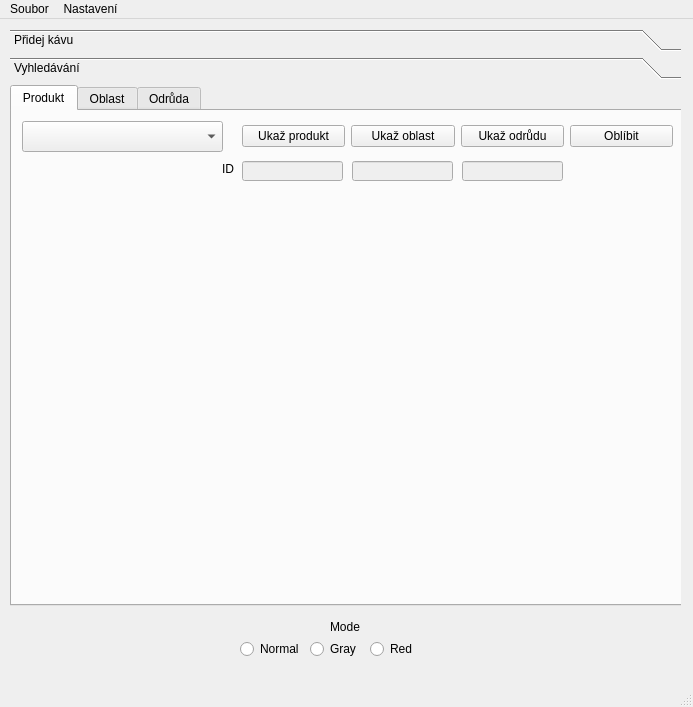
<?xml version="1.0" encoding="UTF-8"?>
<ui version="4.0">
 <class>MainWindow</class>
 <widget class="QMainWindow" name="MainWindow">
  <property name="geometry">
   <rect>
    <x>0</x>
    <y>0</y>
    <width>693</width>
    <height>707</height>
   </rect>
  </property>
  <property name="windowTitle">
   <string>MainWindow</string>
  </property>
  <widget class="QWidget" name="centralwidget">
   <widget class="QToolBox" name="toolBox">
    <property name="geometry">
     <rect>
      <x>10</x>
      <y>10</y>
      <width>671</width>
      <height>591</height>
     </rect>
    </property>
    <property name="focusPolicy">
     <enum>Qt::NoFocus</enum>
    </property>
    <property name="toolTip">
     <string>RFD</string>
    </property>
    <property name="currentIndex">
     <number>1</number>
    </property>
    <widget class="QWidget" name="page">
     <property name="geometry">
      <rect>
       <x>0</x>
       <y>0</y>
       <width>671</width>
       <height>529</height>
      </rect>
     </property>
     <attribute name="label">
      <string>Přidej kávu</string>
     </attribute>
     <widget class="QLabel" name="label_5">
      <property name="geometry">
       <rect>
        <x>10</x>
        <y>430</y>
        <width>68</width>
        <height>19</height>
       </rect>
      </property>
      <property name="text">
       <string>Chuť</string>
      </property>
     </widget>
     <widget class="QLabel" name="label_6">
      <property name="geometry">
       <rect>
        <x>10</x>
        <y>100</y>
        <width>81</width>
        <height>19</height>
       </rect>
      </property>
      <property name="text">
       <string>Zpracování</string>
      </property>
     </widget>
     <widget class="QLabel" name="label_7">
      <property name="geometry">
       <rect>
        <x>10</x>
        <y>350</y>
        <width>68</width>
        <height>19</height>
       </rect>
      </property>
      <property name="text">
       <string>Oblast</string>
      </property>
     </widget>
     <widget class="QLabel" name="label_8">
      <property name="geometry">
       <rect>
        <x>10</x>
        <y>150</y>
        <width>68</width>
        <height>19</height>
       </rect>
      </property>
      <property name="text">
       <string>Intenzita</string>
      </property>
     </widget>
     <widget class="QLabel" name="label_9">
      <property name="geometry">
       <rect>
        <x>10</x>
        <y>200</y>
        <width>68</width>
        <height>19</height>
       </rect>
      </property>
      <property name="text">
       <string>Kyselost</string>
      </property>
     </widget>
     <widget class="QLabel" name="label_32">
      <property name="geometry">
       <rect>
        <x>10</x>
        <y>250</y>
        <width>68</width>
        <height>19</height>
       </rect>
      </property>
      <property name="text">
       <string>Pražení</string>
      </property>
     </widget>
     <widget class="QLabel" name="label_11">
      <property name="geometry">
       <rect>
        <x>10</x>
        <y>300</y>
        <width>68</width>
        <height>19</height>
       </rect>
      </property>
      <property name="text">
       <string>Odrůda</string>
      </property>
     </widget>
     <widget class="QLineEdit" name="lineEdit_produkt">
      <property name="geometry">
       <rect>
        <x>120</x>
        <y>0</y>
        <width>189</width>
        <height>25</height>
       </rect>
      </property>
     </widget>
     <widget class="QComboBox" name="comboBox_process">
      <property name="geometry">
       <rect>
        <x>120</x>
        <y>100</y>
        <width>189</width>
        <height>25</height>
       </rect>
      </property>
     </widget>
     <widget class="QComboBox" name="comboBox_intenz">
      <property name="geometry">
       <rect>
        <x>120</x>
        <y>150</y>
        <width>189</width>
        <height>25</height>
       </rect>
      </property>
     </widget>
     <widget class="QComboBox" name="comboBox_acid">
      <property name="geometry">
       <rect>
        <x>120</x>
        <y>200</y>
        <width>189</width>
        <height>25</height>
       </rect>
      </property>
     </widget>
     <widget class="QComboBox" name="comboBox_roast">
      <property name="geometry">
       <rect>
        <x>120</x>
        <y>250</y>
        <width>189</width>
        <height>25</height>
       </rect>
      </property>
     </widget>
     <widget class="QComboBox" name="comboBox_var">
      <property name="geometry">
       <rect>
        <x>120</x>
        <y>300</y>
        <width>191</width>
        <height>25</height>
       </rect>
      </property>
     </widget>
     <widget class="QComboBox" name="comboBox_place_2">
      <property name="geometry">
       <rect>
        <x>120</x>
        <y>350</y>
        <width>191</width>
        <height>25</height>
       </rect>
      </property>
     </widget>
     <widget class="QLabel" name="label_12">
      <property name="geometry">
       <rect>
        <x>10</x>
        <y>0</y>
        <width>68</width>
        <height>19</height>
       </rect>
      </property>
      <property name="text">
       <string>Produkt</string>
      </property>
     </widget>
     <widget class="QPushButton" name="pridatpr">
      <property name="geometry">
       <rect>
        <x>160</x>
        <y>500</y>
        <width>121</width>
        <height>27</height>
       </rect>
      </property>
      <property name="text">
       <string>Přidat produkt</string>
      </property>
     </widget>
     <widget class="QLineEdit" name="lineEdit_oblast">
      <property name="geometry">
       <rect>
        <x>470</x>
        <y>0</y>
        <width>189</width>
        <height>25</height>
       </rect>
      </property>
     </widget>
     <widget class="QLineEdit" name="lineEdit_vyskaod">
      <property name="geometry">
       <rect>
        <x>470</x>
        <y>100</y>
        <width>81</width>
        <height>25</height>
       </rect>
      </property>
     </widget>
     <widget class="QLineEdit" name="lineEdit_vyskado">
      <property name="geometry">
       <rect>
        <x>580</x>
        <y>100</y>
        <width>81</width>
        <height>25</height>
       </rect>
      </property>
     </widget>
     <widget class="QComboBox" name="comboBox_clima">
      <property name="geometry">
       <rect>
        <x>470</x>
        <y>150</y>
        <width>189</width>
        <height>25</height>
       </rect>
      </property>
     </widget>
     <widget class="QComboBox" name="comboBox_country">
      <property name="geometry">
       <rect>
        <x>470</x>
        <y>200</y>
        <width>189</width>
        <height>25</height>
       </rect>
      </property>
     </widget>
     <widget class="QLineEdit" name="lineEdit_odruda">
      <property name="geometry">
       <rect>
        <x>470</x>
        <y>280</y>
        <width>189</width>
        <height>25</height>
       </rect>
      </property>
     </widget>
     <widget class="QLineEdit" name="lineEdit_vznik">
      <property name="geometry">
       <rect>
        <x>470</x>
        <y>410</y>
        <width>191</width>
        <height>25</height>
       </rect>
      </property>
     </widget>
     <widget class="QLineEdit" name="lineEdit_region">
      <property name="geometry">
       <rect>
        <x>470</x>
        <y>440</y>
        <width>191</width>
        <height>25</height>
       </rect>
      </property>
     </widget>
     <widget class="QComboBox" name="comboBox_odolnost">
      <property name="geometry">
       <rect>
        <x>470</x>
        <y>470</y>
        <width>191</width>
        <height>25</height>
       </rect>
      </property>
     </widget>
     <widget class="QPushButton" name="add_place">
      <property name="geometry">
       <rect>
        <x>500</x>
        <y>240</y>
        <width>121</width>
        <height>27</height>
       </rect>
      </property>
      <property name="text">
       <string>Přidat oblast</string>
      </property>
     </widget>
     <widget class="QPushButton" name="add_variety">
      <property name="geometry">
       <rect>
        <x>500</x>
        <y>500</y>
        <width>121</width>
        <height>27</height>
       </rect>
      </property>
      <property name="text">
       <string>Přidat odrůdu</string>
      </property>
     </widget>
     <widget class="QLabel" name="label_13">
      <property name="geometry">
       <rect>
        <x>380</x>
        <y>0</y>
        <width>68</width>
        <height>19</height>
       </rect>
      </property>
      <property name="text">
       <string>Oblast</string>
      </property>
     </widget>
     <widget class="QLabel" name="label_14">
      <property name="geometry">
       <rect>
        <x>380</x>
        <y>280</y>
        <width>68</width>
        <height>19</height>
       </rect>
      </property>
      <property name="text">
       <string>Odrůda</string>
      </property>
     </widget>
     <widget class="QLabel" name="label_15">
      <property name="geometry">
       <rect>
        <x>380</x>
        <y>380</y>
        <width>68</width>
        <height>19</height>
       </rect>
      </property>
      <property name="text">
       <string>Chuť</string>
      </property>
     </widget>
     <widget class="QLabel" name="label_16">
      <property name="geometry">
       <rect>
        <x>380</x>
        <y>90</y>
        <width>91</width>
        <height>20</height>
       </rect>
      </property>
      <property name="text">
       <string>Nadmořská</string>
      </property>
     </widget>
     <widget class="QLabel" name="label_17">
      <property name="geometry">
       <rect>
        <x>380</x>
        <y>110</y>
        <width>68</width>
        <height>19</height>
       </rect>
      </property>
      <property name="text">
       <string>výška</string>
      </property>
     </widget>
     <widget class="QLabel" name="label_18">
      <property name="geometry">
       <rect>
        <x>380</x>
        <y>140</y>
        <width>81</width>
        <height>19</height>
       </rect>
      </property>
      <property name="text">
       <string>Klimatický</string>
      </property>
     </widget>
     <widget class="QLabel" name="label_19">
      <property name="geometry">
       <rect>
        <x>380</x>
        <y>160</y>
        <width>68</width>
        <height>19</height>
       </rect>
      </property>
      <property name="text">
       <string>pás</string>
      </property>
     </widget>
     <widget class="QLabel" name="label_20">
      <property name="geometry">
       <rect>
        <x>380</x>
        <y>200</y>
        <width>68</width>
        <height>19</height>
       </rect>
      </property>
      <property name="text">
       <string>Země</string>
      </property>
     </widget>
     <widget class="QLabel" name="label_21">
      <property name="geometry">
       <rect>
        <x>380</x>
        <y>350</y>
        <width>68</width>
        <height>19</height>
       </rect>
      </property>
      <property name="text">
       <string>Popis</string>
      </property>
     </widget>
     <widget class="QLabel" name="label_22">
      <property name="geometry">
       <rect>
        <x>380</x>
        <y>410</y>
        <width>68</width>
        <height>19</height>
       </rect>
      </property>
      <property name="text">
       <string>Vznik</string>
      </property>
     </widget>
     <widget class="QLabel" name="label_23">
      <property name="geometry">
       <rect>
        <x>380</x>
        <y>440</y>
        <width>68</width>
        <height>19</height>
       </rect>
      </property>
      <property name="text">
       <string>Region</string>
      </property>
     </widget>
     <widget class="QLabel" name="label_24">
      <property name="geometry">
       <rect>
        <x>380</x>
        <y>470</y>
        <width>68</width>
        <height>19</height>
       </rect>
      </property>
      <property name="text">
       <string>Odolnost</string>
      </property>
     </widget>
     <widget class="QLineEdit" name="lineEdit_produkt_id">
      <property name="geometry">
       <rect>
        <x>120</x>
        <y>50</y>
        <width>113</width>
        <height>22</height>
       </rect>
      </property>
     </widget>
     <widget class="QLabel" name="label_26">
      <property name="geometry">
       <rect>
        <x>10</x>
        <y>50</y>
        <width>68</width>
        <height>19</height>
       </rect>
      </property>
      <property name="text">
       <string>Produkt ID</string>
      </property>
     </widget>
     <widget class="QLineEdit" name="lineEdit_chut">
      <property name="geometry">
       <rect>
        <x>470</x>
        <y>380</y>
        <width>191</width>
        <height>22</height>
       </rect>
      </property>
     </widget>
     <widget class="QLineEdit" name="lineEdit_popis">
      <property name="geometry">
       <rect>
        <x>470</x>
        <y>350</y>
        <width>191</width>
        <height>22</height>
       </rect>
      </property>
     </widget>
     <widget class="QLineEdit" name="lineEdit_odruda_id">
      <property name="geometry">
       <rect>
        <x>470</x>
        <y>320</y>
        <width>191</width>
        <height>22</height>
       </rect>
      </property>
     </widget>
     <widget class="QLabel" name="label_27">
      <property name="geometry">
       <rect>
        <x>380</x>
        <y>320</y>
        <width>68</width>
        <height>19</height>
       </rect>
      </property>
      <property name="text">
       <string>Odrůda ID</string>
      </property>
     </widget>
     <widget class="QLabel" name="label_28">
      <property name="geometry">
       <rect>
        <x>380</x>
        <y>40</y>
        <width>68</width>
        <height>19</height>
       </rect>
      </property>
      <property name="text">
       <string>Oblast ID</string>
      </property>
     </widget>
     <widget class="QLineEdit" name="lineEdit_oblast_id">
      <property name="geometry">
       <rect>
        <x>470</x>
        <y>40</y>
        <width>189</width>
        <height>25</height>
       </rect>
      </property>
     </widget>
     <widget class="QLineEdit" name="lineEdit_chut_2">
      <property name="geometry">
       <rect>
        <x>120</x>
        <y>400</y>
        <width>191</width>
        <height>81</height>
       </rect>
      </property>
     </widget>
    </widget>
    <widget class="QWidget" name="page_2">
     <property name="geometry">
      <rect>
       <x>0</x>
       <y>0</y>
       <width>671</width>
       <height>529</height>
      </rect>
     </property>
     <attribute name="label">
      <string>Vyhledávání</string>
     </attribute>
     <widget class="QTabWidget" name="tabWidget">
      <property name="enabled">
       <bool>true</bool>
      </property>
      <property name="geometry">
       <rect>
        <x>0</x>
        <y>0</y>
        <width>681</width>
        <height>521</height>
       </rect>
      </property>
      <property name="cursor">
       <cursorShape>PointingHandCursor</cursorShape>
      </property>
      <property name="currentIndex">
       <number>0</number>
      </property>
      <widget class="QWidget" name="tab">
       <attribute name="title">
        <string>Produkt</string>
       </attribute>
       <widget class="QComboBox" name="comboBox_product">
        <property name="geometry">
         <rect>
          <x>10</x>
          <y>10</y>
          <width>201</width>
          <height>31</height>
         </rect>
        </property>
       </widget>
       <widget class="QWidget" name="horizontalLayoutWidget_5">
        <property name="geometry">
         <rect>
          <x>230</x>
          <y>10</y>
          <width>431</width>
          <height>31</height>
         </rect>
        </property>
        <layout class="QHBoxLayout" name="horizontalLayout_5">
         <item>
          <widget class="QPushButton" name="show_product">
           <property name="text">
            <string>Ukaž produkt</string>
           </property>
          </widget>
         </item>
         <item>
          <widget class="QPushButton" name="show_place">
           <property name="text">
            <string>Ukaž oblast</string>
           </property>
          </widget>
         </item>
         <item>
          <widget class="QPushButton" name="show_variety">
           <property name="text">
            <string>Ukaž odrůdu</string>
           </property>
          </widget>
         </item>
         <item>
          <widget class="QPushButton" name="make_favorite">
           <property name="text">
            <string>Oblíbit</string>
           </property>
          </widget>
         </item>
        </layout>
       </widget>
       <widget class="QLineEdit" name="lineEdit_pl">
        <property name="enabled">
         <bool>false</bool>
        </property>
        <property name="geometry">
         <rect>
          <x>340</x>
          <y>50</y>
          <width>101</width>
          <height>20</height>
         </rect>
        </property>
       </widget>
       <widget class="QLineEdit" name="lineEdit_pr">
        <property name="enabled">
         <bool>false</bool>
        </property>
        <property name="geometry">
         <rect>
          <x>230</x>
          <y>50</y>
          <width>101</width>
          <height>20</height>
         </rect>
        </property>
       </widget>
       <widget class="QLineEdit" name="lineEdit_va">
        <property name="enabled">
         <bool>false</bool>
        </property>
        <property name="geometry">
         <rect>
          <x>450</x>
          <y>50</y>
          <width>101</width>
          <height>20</height>
         </rect>
        </property>
       </widget>
       <widget class="QLabel" name="label_29">
        <property name="geometry">
         <rect>
          <x>210</x>
          <y>50</y>
          <width>16</width>
          <height>16</height>
         </rect>
        </property>
        <property name="text">
         <string>ID</string>
        </property>
       </widget>
      </widget>
      <widget class="QWidget" name="tab_2">
       <attribute name="title">
        <string>Oblast</string>
       </attribute>
       <widget class="QComboBox" name="comboBox_place">
        <property name="geometry">
         <rect>
          <x>10</x>
          <y>10</y>
          <width>201</width>
          <height>31</height>
         </rect>
        </property>
       </widget>
       <widget class="QWidget" name="horizontalLayoutWidget">
        <property name="geometry">
         <rect>
          <x>0</x>
          <y>110</y>
          <width>671</width>
          <height>371</height>
         </rect>
        </property>
        <layout class="QHBoxLayout" name="horizontalLayout">
         <item>
          <widget class="QTableView" name="place_variety_table">
           <property name="enabled">
            <bool>true</bool>
           </property>
           <property name="autoFillBackground">
            <bool>false</bool>
           </property>
           <property name="dragEnabled">
            <bool>false</bool>
           </property>
          </widget>
         </item>
         <item>
          <widget class="QTableView" name="place_product_table"/>
         </item>
        </layout>
       </widget>
       <widget class="QLabel" name="label">
        <property name="geometry">
         <rect>
          <x>120</x>
          <y>80</y>
          <width>68</width>
          <height>19</height>
         </rect>
        </property>
        <property name="text">
         <string>Odrůda</string>
        </property>
       </widget>
       <widget class="QLabel" name="label_2">
        <property name="geometry">
         <rect>
          <x>480</x>
          <y>80</y>
          <width>68</width>
          <height>20</height>
         </rect>
        </property>
        <property name="text">
         <string>Produkt</string>
        </property>
       </widget>
       <widget class="QWidget" name="horizontalLayoutWidget_4">
        <property name="geometry">
         <rect>
          <x>230</x>
          <y>10</y>
          <width>321</width>
          <height>31</height>
         </rect>
        </property>
        <layout class="QHBoxLayout" name="horizontalLayout_4">
         <item>
          <widget class="QPushButton" name="show_product_2">
           <property name="text">
            <string>Ukaž produkt</string>
           </property>
          </widget>
         </item>
         <item>
          <widget class="QPushButton" name="show_place_2">
           <property name="text">
            <string>Ukaž oblast</string>
           </property>
          </widget>
         </item>
         <item>
          <widget class="QPushButton" name="show_variety_2">
           <property name="text">
            <string>Ukaž odrůdu</string>
           </property>
          </widget>
         </item>
        </layout>
       </widget>
       <widget class="QLineEdit" name="lineEdit_pl2">
        <property name="enabled">
         <bool>false</bool>
        </property>
        <property name="geometry">
         <rect>
          <x>340</x>
          <y>50</y>
          <width>101</width>
          <height>20</height>
         </rect>
        </property>
       </widget>
       <widget class="QLineEdit" name="lineEdit_pr2">
        <property name="enabled">
         <bool>false</bool>
        </property>
        <property name="geometry">
         <rect>
          <x>230</x>
          <y>50</y>
          <width>101</width>
          <height>20</height>
         </rect>
        </property>
       </widget>
       <widget class="QLineEdit" name="lineEdit_va2">
        <property name="enabled">
         <bool>false</bool>
        </property>
        <property name="geometry">
         <rect>
          <x>450</x>
          <y>50</y>
          <width>101</width>
          <height>20</height>
         </rect>
        </property>
       </widget>
       <widget class="QLabel" name="label_30">
        <property name="geometry">
         <rect>
          <x>210</x>
          <y>50</y>
          <width>16</width>
          <height>16</height>
         </rect>
        </property>
        <property name="text">
         <string>ID</string>
        </property>
       </widget>
      </widget>
      <widget class="QWidget" name="tab_3">
       <attribute name="title">
        <string>Odrůda</string>
       </attribute>
       <widget class="QComboBox" name="comboBox_variety">
        <property name="geometry">
         <rect>
          <x>10</x>
          <y>10</y>
          <width>201</width>
          <height>31</height>
         </rect>
        </property>
       </widget>
       <widget class="QWidget" name="horizontalLayoutWidget_2">
        <property name="geometry">
         <rect>
          <x>0</x>
          <y>110</y>
          <width>671</width>
          <height>371</height>
         </rect>
        </property>
        <layout class="QHBoxLayout" name="horizontalLayout_2">
         <item>
          <widget class="QTableView" name="variety_place_table"/>
         </item>
         <item>
          <widget class="QTableView" name="variety_product_table"/>
         </item>
        </layout>
       </widget>
       <widget class="QLabel" name="label_3">
        <property name="geometry">
         <rect>
          <x>480</x>
          <y>80</y>
          <width>68</width>
          <height>20</height>
         </rect>
        </property>
        <property name="text">
         <string>Produkt</string>
        </property>
       </widget>
       <widget class="QLabel" name="label_4">
        <property name="geometry">
         <rect>
          <x>130</x>
          <y>80</y>
          <width>68</width>
          <height>19</height>
         </rect>
        </property>
        <property name="text">
         <string>Oblast</string>
        </property>
       </widget>
       <widget class="QWidget" name="horizontalLayoutWidget_3">
        <property name="geometry">
         <rect>
          <x>230</x>
          <y>10</y>
          <width>321</width>
          <height>31</height>
         </rect>
        </property>
        <layout class="QHBoxLayout" name="horizontalLayout_3">
         <item>
          <widget class="QPushButton" name="show_product_3">
           <property name="text">
            <string>Ukaž produkt</string>
           </property>
          </widget>
         </item>
         <item>
          <widget class="QPushButton" name="show_place_3">
           <property name="text">
            <string>Ukaž oblast</string>
           </property>
          </widget>
         </item>
         <item>
          <widget class="QPushButton" name="show_variety_3">
           <property name="text">
            <string>Ukaž odrůdu</string>
           </property>
          </widget>
         </item>
        </layout>
       </widget>
       <widget class="QLineEdit" name="lineEdit_pl3">
        <property name="enabled">
         <bool>false</bool>
        </property>
        <property name="geometry">
         <rect>
          <x>340</x>
          <y>50</y>
          <width>101</width>
          <height>20</height>
         </rect>
        </property>
       </widget>
       <widget class="QLineEdit" name="lineEdit_pr3">
        <property name="enabled">
         <bool>false</bool>
        </property>
        <property name="geometry">
         <rect>
          <x>230</x>
          <y>50</y>
          <width>101</width>
          <height>20</height>
         </rect>
        </property>
       </widget>
       <widget class="QLineEdit" name="lineEdit_va3">
        <property name="enabled">
         <bool>false</bool>
        </property>
        <property name="geometry">
         <rect>
          <x>450</x>
          <y>50</y>
          <width>101</width>
          <height>20</height>
         </rect>
        </property>
       </widget>
       <widget class="QLabel" name="label_31">
        <property name="geometry">
         <rect>
          <x>210</x>
          <y>50</y>
          <width>16</width>
          <height>16</height>
         </rect>
        </property>
        <property name="text">
         <string>ID</string>
        </property>
       </widget>
      </widget>
     </widget>
    </widget>
   </widget>
   <widget class="QLabel" name="label_25">
    <property name="geometry">
     <rect>
      <x>330</x>
      <y>600</y>
      <width>55</width>
      <height>16</height>
     </rect>
    </property>
    <property name="text">
     <string>Mode</string>
    </property>
   </widget>
   <widget class="QRadioButton" name="set_normal">
    <property name="geometry">
     <rect>
      <x>240</x>
      <y>620</y>
      <width>71</width>
      <height>20</height>
     </rect>
    </property>
    <property name="text">
     <string>Normal</string>
    </property>
   </widget>
   <widget class="QRadioButton" name="set_gray">
    <property name="geometry">
     <rect>
      <x>310</x>
      <y>620</y>
      <width>61</width>
      <height>20</height>
     </rect>
    </property>
    <property name="text">
     <string>Gray</string>
    </property>
   </widget>
   <widget class="QRadioButton" name="set_red">
    <property name="geometry">
     <rect>
      <x>370</x>
      <y>620</y>
      <width>111</width>
      <height>20</height>
     </rect>
    </property>
    <property name="text">
     <string>Red</string>
    </property>
   </widget>
  </widget>
  <widget class="QMenuBar" name="menubar">
   <property name="geometry">
    <rect>
     <x>0</x>
     <y>0</y>
     <width>693</width>
     <height>26</height>
    </rect>
   </property>
   <widget class="QMenu" name="menuNastaven">
    <property name="title">
     <string>Nastavení</string>
    </property>
    <addaction name="actionNormal"/>
    <addaction name="actionGray"/>
    <addaction name="actionRed"/>
   </widget>
   <widget class="QMenu" name="menuSoubor">
    <property name="title">
     <string>Soubor</string>
    </property>
    <addaction name="open_favorite_3"/>
    <addaction name="close_all_3"/>
   </widget>
   <addaction name="menuSoubor"/>
   <addaction name="menuNastaven"/>
  </widget>
  <widget class="QStatusBar" name="statusbar"/>
  <action name="actionKr_sn_den">
   <property name="text">
    <string>Krásný den</string>
   </property>
  </action>
  <action name="actionNuda">
   <property name="text">
    <string>Nuda</string>
   </property>
  </action>
  <action name="actionTisk">
   <property name="text">
    <string>Tisk</string>
   </property>
  </action>
  <action name="open_favorite">
   <property name="text">
    <string>Oblíbené</string>
   </property>
  </action>
  <action name="open_settings">
   <property name="text">
    <string>Nastavení</string>
   </property>
  </action>
  <action name="actionNormal">
   <property name="text">
    <string>Normal</string>
   </property>
  </action>
  <action name="actionGray">
   <property name="text">
    <string>Gray</string>
   </property>
  </action>
  <action name="actionRed">
   <property name="text">
    <string>Red</string>
   </property>
  </action>
  <action name="open_favorite_2">
   <property name="text">
    <string>Oblíbené</string>
   </property>
  </action>
  <action name="close_all_2">
   <property name="text">
    <string>Konec</string>
   </property>
  </action>
  <action name="open_favorite_3">
   <property name="text">
    <string>Oblíbené</string>
   </property>
  </action>
  <action name="close_all_3">
   <property name="text">
    <string>Konec</string>
   </property>
  </action>
 </widget>
 <resources/>
 <connections/>
</ui>
